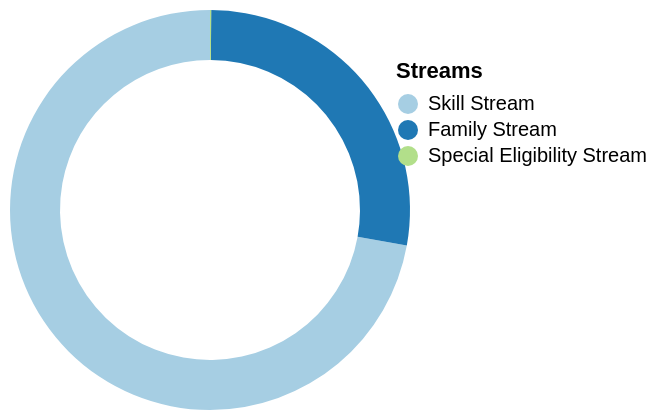

The specification (Vega-Lite) saved for this image:
### Vega-Lite specification from a JSON file in a GitHub repository (floating-point values rounded to 4 significant figures)
{"$schema": "https://vega.github.io/schema/vega-lite/v6.json", "description": "Migration Stream into Australia 2023-24", "width": 150, "height": 150, "data": {"values": [{"category": "Skill Stream", "value": 137100}, {"category": "Family Stream", "value": 52720}, {"category": "Special Eligibility Stream", "value": 180}]}, "layer": [{"mark": {"type": "arc", "innerRadius": 100}, "encoding": {"theta": {"field": "value", "type": "quantitative"}, "color": {"field": "category", "type": "nominal", "scale": {"domain": ["Skill Stream", "Family Stream", "Special Eligibility Stream"], "range": ["#a6cee3", "#1f78b4", "#b2df8a"]}, "legend": {"title": "Streams"}}, "tooltip": [{"field": "category", "type": "nominal", "title": "Stream"}, {"field": "value", "type": "quantitative", "aggregate": "sum", "title": "Number of applicants", "format": ","}]}}], "config": {}}
